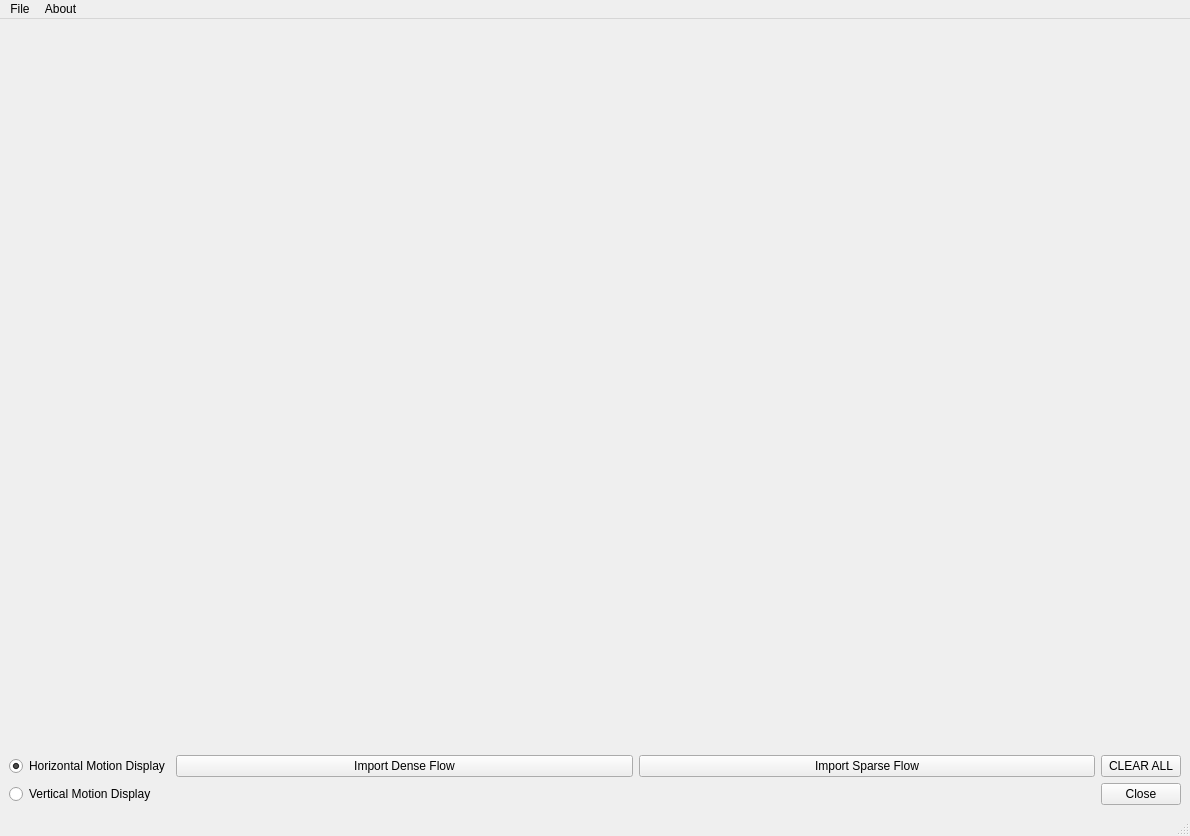
<?xml version="1.0" encoding="UTF-8"?>
<ui version="4.0">
 <class>MainWindow</class>
 <widget class="QMainWindow" name="MainWindow">
  <property name="geometry">
   <rect>
    <x>0</x>
    <y>0</y>
    <width>1190</width>
    <height>836</height>
   </rect>
  </property>
  <property name="windowTitle">
   <string>MainWindow</string>
  </property>
  <widget class="QWidget" name="centralwidget">
   <layout class="QGridLayout" name="gridLayout">
    <item row="4" column="3">
     <widget class="QPushButton" name="btnClear">
      <property name="sizePolicy">
       <sizepolicy hsizetype="Fixed" vsizetype="Fixed">
        <horstretch>0</horstretch>
        <verstretch>0</verstretch>
       </sizepolicy>
      </property>
      <property name="text">
       <string>CLEAR ALL</string>
      </property>
     </widget>
    </item>
    <item row="0" column="2" rowspan="2" colspan="2">
     <layout class="QVBoxLayout" name="vBoxCurImg"/>
    </item>
    <item row="4" column="2">
     <widget class="QPushButton" name="btnSpsDisplay">
      <property name="sizePolicy">
       <sizepolicy hsizetype="Minimum" vsizetype="Fixed">
        <horstretch>0</horstretch>
        <verstretch>0</verstretch>
       </sizepolicy>
      </property>
      <property name="text">
       <string>Import Sparse Flow</string>
      </property>
     </widget>
    </item>
    <item row="2" column="0" rowspan="2" colspan="2">
     <layout class="QVBoxLayout" name="vBoxDofFlow"/>
    </item>
    <item row="5" column="3">
     <widget class="QPushButton" name="btnClose">
      <property name="sizePolicy">
       <sizepolicy hsizetype="Fixed" vsizetype="Fixed">
        <horstretch>0</horstretch>
        <verstretch>0</verstretch>
       </sizepolicy>
      </property>
      <property name="text">
       <string>Close</string>
      </property>
     </widget>
    </item>
    <item row="2" column="2" rowspan="2" colspan="2">
     <layout class="QVBoxLayout" name="bBoxSpsFow"/>
    </item>
    <item row="0" column="0" rowspan="2" colspan="2">
     <layout class="QVBoxLayout" name="vBoxPreImg"/>
    </item>
    <item row="4" column="0">
     <widget class="QRadioButton" name="radioButton_Hori">
      <property name="sizePolicy">
       <sizepolicy hsizetype="Maximum" vsizetype="Fixed">
        <horstretch>0</horstretch>
        <verstretch>0</verstretch>
       </sizepolicy>
      </property>
      <property name="text">
       <string>Horizontal Motion Display</string>
      </property>
      <property name="checked">
       <bool>true</bool>
      </property>
     </widget>
    </item>
    <item row="5" column="0">
     <widget class="QRadioButton" name="radioButton_Vert">
      <property name="sizePolicy">
       <sizepolicy hsizetype="Fixed" vsizetype="Fixed">
        <horstretch>0</horstretch>
        <verstretch>0</verstretch>
       </sizepolicy>
      </property>
      <property name="text">
       <string>Vertical Motion Display</string>
      </property>
     </widget>
    </item>
    <item row="4" column="1">
     <widget class="QPushButton" name="btnDofDisplay">
      <property name="sizePolicy">
       <sizepolicy hsizetype="Minimum" vsizetype="Fixed">
        <horstretch>0</horstretch>
        <verstretch>0</verstretch>
       </sizepolicy>
      </property>
      <property name="layoutDirection">
       <enum>Qt::RightToLeft</enum>
      </property>
      <property name="text">
       <string>Import Dense Flow</string>
      </property>
     </widget>
    </item>
   </layout>
  </widget>
  <widget class="QMenuBar" name="menubar">
   <property name="geometry">
    <rect>
     <x>0</x>
     <y>0</y>
     <width>1190</width>
     <height>21</height>
    </rect>
   </property>
   <widget class="QMenu" name="menuFile">
    <property name="title">
     <string>File</string>
    </property>
    <addaction name="actionImport_Image"/>
    <addaction name="actionImport_Current_Image"/>
    <addaction name="separator"/>
    <addaction name="actionQuit"/>
   </widget>
   <widget class="QMenu" name="menuAbout">
    <property name="title">
     <string>About</string>
    </property>
   </widget>
   <addaction name="menuFile"/>
   <addaction name="menuAbout"/>
  </widget>
  <widget class="QStatusBar" name="statusbar"/>
  <action name="actionImport_Image">
   <property name="text">
    <string>Import Previous Image</string>
   </property>
  </action>
  <action name="actionImport_Current_Image">
   <property name="text">
    <string>Import Current Image</string>
   </property>
  </action>
  <action name="actionQuit">
   <property name="text">
    <string>Quit</string>
   </property>
  </action>
 </widget>
 <resources/>
 <connections/>
</ui>
